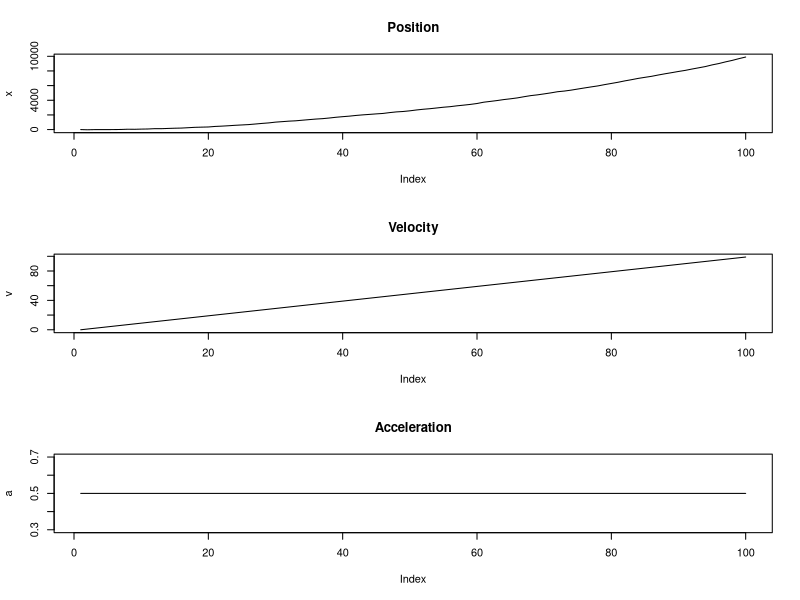
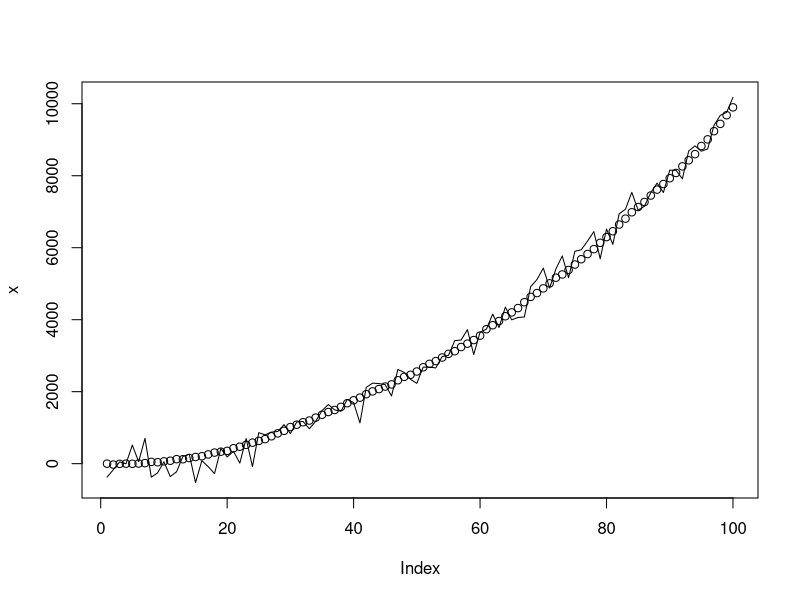
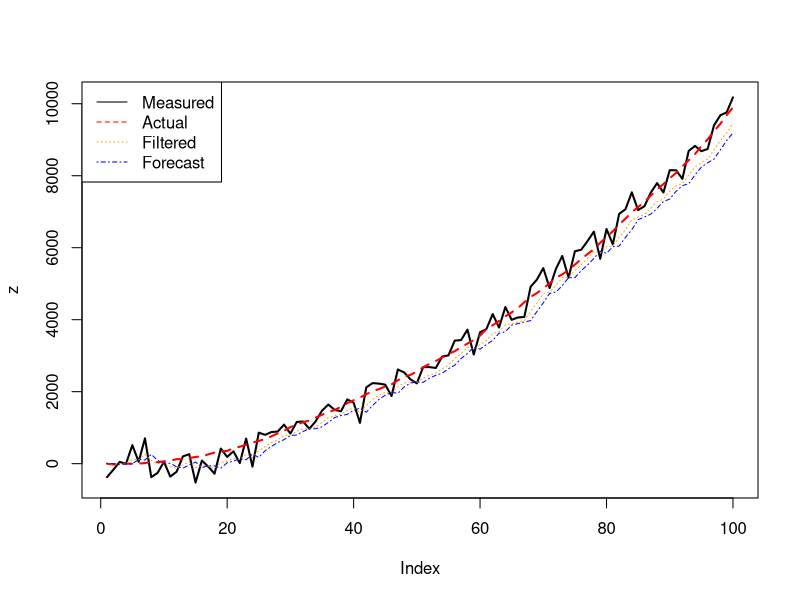

Write R code to recreate these figures, in order.
# ロケットの位置推定
# タイムステップ
ts.length <- 100
# 加速度 rep関数は第一引数の値を第二引数回反復する
a <- rep(0.5, ts.length)

# 位置と速度(初期値はどちらも0), 2秒ごとに測定
x <- rep(0, ts.length)
v <- rep(0, ts.length)
for (ts in 2:ts.length){
  x[ts] <- v[ts-1]*2+x[ts-1]+1/2* a[ts-1]^2
  x[ts] <- x[ts] + rnorm(1, sd=20) # 確率項付加
  v[ts] <- v[ts-1]+2*a[ts-1]
}
# 位置, 速度, 加速度をプロット
par(mfrow=c(3,1))
plot(x,main="Position", type="l")
plot(v,main="Velocity", type="l")
plot(a,main="Acceleration", type="l")

# 観測値の生成(xにセンサノイズをさらに付加)
par(mfrow=c(1,1))
z <- x + rnorm(ts.length,sd=300)
plot(x,ylim=range(c(x,z)))
lines(z)

# カルマンフィルタ
kalman.motion <- function(z,Q,R,A,H){
  dimState = dim(Q)[1]
  xhatminus <- array(rep(0,ts.length*dimState),
                     c(ts.length,dimState))
  xhat <- array(rep(0,ts.length*dimState),
                     c(ts.length,dimState))
  
  Pminus <- array(rep(0,ts.length*dimState*dimState),
                  c(ts.length,dimState,dimState))
  P <- array(rep(0,ts.length*dimState*dimState),
                  c(ts.length,dimState,dimState))
  
  K <- array(rep(0,ts.length*dimState),
             c(ts.length,dimState))
  
  # 初期の推定 全ての指標を0で開始する
  xhat[1,] <- rep(0,dimState)
  P[1, , ] <- diag(dimState) # dimStateを対角成分に持つ対角行列を生成
  
  for(k in 2:ts.length){
    # 予測ステップ
    xhatminus[k, ]<- A %*% matrix(xhat[k-1, ]) # 行列の積ABはA %*% B
    Pminus[k, , ] <- A %*% P[k-1, , ] %*% t(A)+Q
    
    # フィルタリングステップ
    K[k, ] <- Pminus[k, , ]%*% H %*%
      solve(t(H) %*% Pminus[k, , ] %*% H +R)
    xhat[k, ] <- xhatminus[k, ] + K[k, ] %*%
      (z[k] - t(H) %*% xhatminus[k, ])
    P[k, , ] <- (diag(dimState) - K[k, ] %*% t(H)) %*% Pminus[k, , ]
  }
  return(list(xhat=xhat,xhatminus=xhatminus))
}

# パラメータ設定
R <- 10^2
Q <- 10
A <- matrix(1)
H <- matrix(1)

xhat <- kalman.motion(z,diag(1)*Q,R,A,H)[[1]]
xhatminus <- kalman.motion(z, diag(1) * Q, R, A, H)[[2]]

plot(z, ylim = range(c(x, z)), type = 'l',
     col = "black",  lwd = 2)
lines(x,         col = "red",    lwd = 2, lty = 2)
lines(xhat,      col = "orange", lwd = 1, lty = 3)
lines(xhatminus, col = "blue",   lwd = 1, lty = 4)
legend("topleft", 
       legend = c("Measured", "Actual", "Filtered", "Forecast"),
       col = c("black", "red", "orange", "blue"), 
       lty = 1:4)